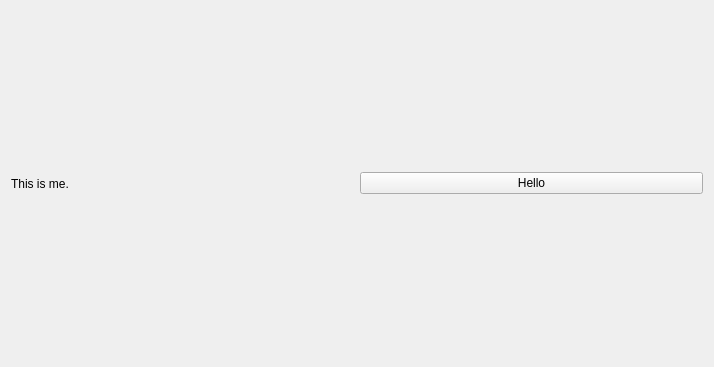
<?xml version="1.0" encoding="UTF-8"?>
<ui version="4.0">
 <class>Widget</class>
 <widget class="QWidget" name="Widget">
  <property name="geometry">
   <rect>
    <x>0</x>
    <y>0</y>
    <width>714</width>
    <height>367</height>
   </rect>
  </property>
  <property name="windowTitle">
   <string>Form</string>
  </property>
  <layout class="QHBoxLayout" name="horizontalLayout">
   <item>
    <widget class="QLabel" name="label">
     <property name="text">
      <string>This is me.</string>
     </property>
    </widget>
   </item>
   <item>
    <widget class="QPushButton" name="pushButton">
     <property name="text">
      <string>Hello</string>
     </property>
    </widget>
   </item>
  </layout>
 </widget>
 <resources/>
 <connections/>
</ui>
